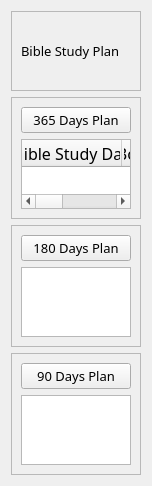
             <widget class="QWidget" name="bible_study_plan_scrollAreaWidgetContents">
              <property name="geometry">
               <rect>
                <x>0</x>
                <y>0</y>
                <width>152</width>
                <height>452</height>
               </rect>
              </property>
              <layout class="QVBoxLayout" name="verticalLayout_33">
               <item>
                <widget class="QFrame" name="bible_study_plan_intro_frame">
                 <property name="minimumSize">
                  <size>
                   <width>0</width>
                   <height>80</height>
                  </size>
                 </property>
                 <property name="maximumSize">
                  <size>
                   <width>16777215</width>
                   <height>80</height>
                  </size>
                 </property>
                 <property name="frameShape">
                  <enum>QFrame::Shape::StyledPanel</enum>
                 </property>
                 <property name="frameShadow">
                  <enum>QFrame::Shadow::Raised</enum>
                 </property>
                 <layout class="QHBoxLayout" name="horizontalLayout_15">
                  <item>
                   <widget class="QLabel" name="study_plan_page_title_label">
                    <property name="font">
                     <font>
                      <family>Segoe Print</family>
                      <pointsize>10</pointsize>
                      <italic>false</italic>
                      <bold>false</bold>
                     </font>
                    </property>
                    <property name="text">
                     <string>Bible Study Plan</string>
                    </property>
                   </widget>
                  </item>
                 </layout>
                </widget>
               </item>
               <item>
                <widget class="QFrame" name="_365_days_plan_frame">
                 <property name="frameShape">
                  <enum>QFrame::Shape::StyledPanel</enum>
                 </property>
                 <property name="frameShadow">
                  <enum>QFrame::Shadow::Raised</enum>
                 </property>
                 <layout class="QVBoxLayout" name="verticalLayout_29">
                  <item>
                   <widget class="QPushButton" name="_365_days_plan_pushButton">
                    <property name="font">
                     <font>
                      <family>Segoe Print</family>
                      <pointsize>10</pointsize>
                      <italic>false</italic>
                      <bold>false</bold>
                     </font>
                    </property>
                    <property name="text">
                     <string>365 Days Plan</string>
                    </property>
                   </widget>
                  </item>
                  <item>
                   <widget class="QTableWidget" name="_365_days_tableWidget">
                    <column>
                     <property name="text">
                      <string>Bible Study Day</string>
                     </property>
                     <property name="font">
                      <font>
                       <family>Microsoft YaHei</family>
                       <pointsize>12</pointsize>
                      </font>
                     </property>
                    </column>
                    <column>
                     <property name="text">
                      <string>Book Chapters</string>
                     </property>
                     <property name="font">
                      <font>
                       <family>Microsoft YaHei</family>
                       <pointsize>12</pointsize>
                      </font>
                     </property>
                    </column>
                    <column>
                     <property name="text">
                      <string>First Chapter</string>
                     </property>
                     <property name="font">
                      <font>
                       <family>Microsoft YaHei</family>
                       <pointsize>12</pointsize>
                      </font>
                     </property>
                    </column>
                    <column>
                     <property name="text">
                      <string>Second Chapter</string>
                     </property>
                     <property name="font">
                      <font>
                       <family>Microsoft YaHei</family>
                       <pointsize>12</pointsize>
                      </font>
                     </property>
                    </column>
                    <column>
                     <property name="text">
                      <string>Third Chapter</string>
                     </property>
                     <property name="font">
                      <font>
                       <family>Microsoft YaHei</family>
                       <pointsize>12</pointsize>
                      </font>
                     </property>
                    </column>
                    <column>
                     <property name="text">
                      <string>Fourth Chapter</string>
                     </property>
                     <property name="font">
                      <font>
                       <family>Microsoft YaHei</family>
                       <pointsize>12</pointsize>
                      </font>
                     </property>
                    </column>
                    <column>
                     <property name="text">
                      <string>Notes and Lessons</string>
                     </property>
                     <property name="font">
                      <font>
                       <family>Microsoft YaHei UI</family>
                       <pointsize>12</pointsize>
                      </font>
                     </property>
                    </column>
                   </widget>
                  </item>
                 </layout>
                </widget>
               </item>
               <item>
                <widget class="QFrame" name="_180_days_frame">
                 <property name="frameShape">
                  <enum>QFrame::Shape::StyledPanel</enum>
                 </property>
                 <property name="frameShadow">
                  <enum>QFrame::Shadow::Raised</enum>
                 </property>
                 <layout class="QVBoxLayout" name="verticalLayout_31">
                  <item>
                   <widget class="QPushButton" name="_180_days_plan_pushButton">
                    <property name="font">
                     <font>
                      <family>Segoe Print</family>
                      <pointsize>10</pointsize>
                      <italic>false</italic>
                      <bold>false</bold>
                     </font>
                    </property>
                    <property name="text">
                     <string>180 Days Plan</string>
                    </property>
                   </widget>
                  </item>
                  <item>
                   <widget class="QTableWidget" name="_180_days_tableWidget"/>
                  </item>
                 </layout>
                </widget>
               </item>
               <item>
                <widget class="QFrame" name="_90_days_frame">
                 <property name="frameShape">
                  <enum>QFrame::Shape::StyledPanel</enum>
                 </property>
                 <property name="frameShadow">
                  <enum>QFrame::Shadow::Raised</enum>
                 </property>
                 <layout class="QVBoxLayout" name="verticalLayout_32">
                  <item>
                   <widget class="QPushButton" name="_90_days_plan_pushButton">
                    <property name="font">
                     <font>
                      <family>Segoe Print</family>
                      <pointsize>10</pointsize>
                      <italic>false</italic>
                      <bold>false</bold>
                     </font>
                    </property>
                    <property name="text">
                     <string>90 Days Plan</string>
                    </property>
                   </widget>
                  </item>
                  <item>
                   <widget class="QTableWidget" name="_90_days_tableWidget"/>
                  </item>
                 </layout>
                </widget>
               </item>
              </layout>
             </widget>
